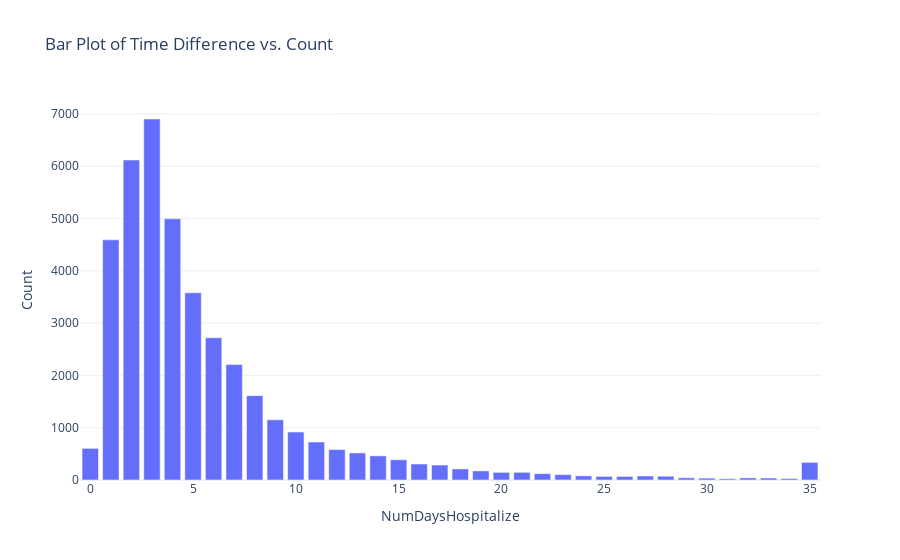

Notebook source saved alongside this figure:
### Code cell
import plotly.express as px

fig = px.bar(
    hospitalize,
    x="NumDaysHospitalize",
    y="count",
    labels={"time_diff_days": "Time Difference (Days)", "count": "Count"},
    title="Bar Plot of Time Difference vs. Count",
    template="plotly_white"
)
# fig = px.bar(hospitalize,x='NumDaysHospitalize',y='count', title='Bar Plot')
fig.show()

### Figure 1 — Plotly figure (JSON) as saved in the notebook; plotly's stock layout.template omitted (floating-point values rounded to 4 significant figures)
{"data": [{"alignmentgroup": "True", "hovertemplate": "NumDaysHospitalize=%{x}<br>Count=%{y}<extra></extra>", "legendgroup": "", "marker": {"color": "#636efa", "pattern": {"shape": ""}}, "name": "", "offsetgroup": "", "orientation": "v", "showlegend": false, "textposition": "auto", "type": "bar", "x": [0, 1, 2, 3, 4, 5, 6, 7, 8, 9, 10, 11, 12, 13, 14, 15, 16, 17, 18, 19, 20, 21, 22, 23, 24, 25, 26, 27, 28, 29, 30, 31, 32, 33, 34, 35], "xaxis": "x", "y": [605, 4591, 6117, 6902, 4994, 3579, 2719, 2206, 1613, 1151, 917, 726, 582, 518, 462, 387, 306, 286, 212, 174, 146, 147, 121, 103, 80, 68, 68, 77, 72, 42, 36, 24, 40, 38, 28, 337], "yaxis": "y"}], "layout": {"barmode": "relative", "legend": {"tracegroupgap": 0}, "title": {"text": "Bar Plot of Time Difference vs. Count"}, "xaxis": {"anchor": "y", "domain": [0, 1], "title": {"text": "NumDaysHospitalize"}}, "yaxis": {"anchor": "x", "domain": [0, 1], "title": {"text": "Count"}}}}
